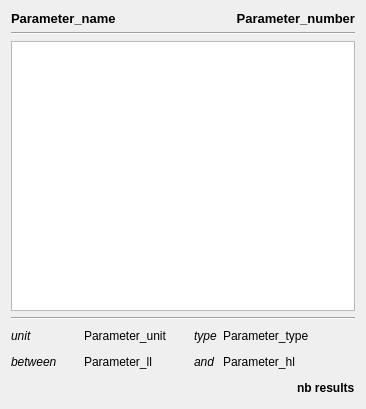
<?xml version="1.0" encoding="UTF-8"?>
<ui version="4.0">
 <class>DbcFormParamResults</class>
 <widget class="QWidget" name="DbcFormParamResults">
  <property name="geometry">
   <rect>
    <x>0</x>
    <y>0</y>
    <width>366</width>
    <height>409</height>
   </rect>
  </property>
  <property name="sizePolicy">
   <sizepolicy hsizetype="Preferred" vsizetype="Expanding">
    <horstretch>0</horstretch>
    <verstretch>0</verstretch>
   </sizepolicy>
  </property>
  <property name="windowTitle">
   <string>Form</string>
  </property>
  <property name="windowIcon">
   <iconset resource="gex.qrc">
    <normaloff>:/gex/icons/gex_application_48x48.png</normaloff>:/gex/icons/gex_application_48x48.png</iconset>
  </property>
  <layout class="QGridLayout" name="gridLayout">
   <item row="14" column="0" colspan="10">
    <widget class="QTableView" name="tableView">
     <property name="contextMenuPolicy">
      <enum>Qt::CustomContextMenu</enum>
     </property>
    </widget>
   </item>
   <item row="26" column="0" colspan="10">
    <layout class="QHBoxLayout" name="horizontalLayout">
     <property name="sizeConstraint">
      <enum>QLayout::SetDefaultConstraint</enum>
     </property>
     <item>
      <spacer name="horizontalSpacer">
       <property name="orientation">
        <enum>Qt::Horizontal</enum>
       </property>
       <property name="sizeType">
        <enum>QSizePolicy::MinimumExpanding</enum>
       </property>
       <property name="sizeHint" stdset="0">
        <size>
         <width>20</width>
         <height>20</height>
        </size>
       </property>
      </spacer>
     </item>
     <item>
      <widget class="QLabel" name="labelCountResults">
       <property name="sizePolicy">
        <sizepolicy hsizetype="Preferred" vsizetype="Fixed">
         <horstretch>0</horstretch>
         <verstretch>0</verstretch>
        </sizepolicy>
       </property>
       <property name="font">
        <font>
         <weight>75</weight>
         <bold>true</bold>
        </font>
       </property>
       <property name="layoutDirection">
        <enum>Qt::LeftToRight</enum>
       </property>
       <property name="text">
        <string>nb results</string>
       </property>
      </widget>
     </item>
    </layout>
   </item>
   <item row="1" column="0" colspan="10">
    <widget class="Line" name="line">
     <property name="orientation">
      <enum>Qt::Horizontal</enum>
     </property>
    </widget>
   </item>
   <item row="16" column="0" colspan="10">
    <widget class="Line" name="line_2">
     <property name="orientation">
      <enum>Qt::Horizontal</enum>
     </property>
    </widget>
   </item>
   <item row="19" column="0" colspan="2">
    <widget class="QLabel" name="label">
     <property name="font">
      <font>
       <weight>50</weight>
       <italic>true</italic>
       <bold>false</bold>
      </font>
     </property>
     <property name="layoutDirection">
      <enum>Qt::RightToLeft</enum>
     </property>
     <property name="text">
      <string>between</string>
     </property>
    </widget>
   </item>
   <item row="19" column="5">
    <widget class="QLabel" name="label_2">
     <property name="font">
      <font>
       <weight>50</weight>
       <italic>true</italic>
       <bold>false</bold>
      </font>
     </property>
     <property name="layoutDirection">
      <enum>Qt::RightToLeft</enum>
     </property>
     <property name="text">
      <string>and</string>
     </property>
    </widget>
   </item>
   <item row="17" column="0" colspan="3">
    <widget class="QLabel" name="label_3">
     <property name="font">
      <font>
       <weight>50</weight>
       <italic>true</italic>
       <bold>false</bold>
      </font>
     </property>
     <property name="layoutDirection">
      <enum>Qt::RightToLeft</enum>
     </property>
     <property name="text">
      <string>unit</string>
     </property>
    </widget>
   </item>
   <item row="17" column="5">
    <widget class="QLabel" name="label_6">
     <property name="font">
      <font>
       <weight>50</weight>
       <italic>true</italic>
       <bold>false</bold>
      </font>
     </property>
     <property name="layoutDirection">
      <enum>Qt::RightToLeft</enum>
     </property>
     <property name="text">
      <string>type</string>
     </property>
    </widget>
   </item>
   <item row="17" column="8" colspan="2">
    <spacer name="horizontalSpacer_2">
     <property name="orientation">
      <enum>Qt::Horizontal</enum>
     </property>
     <property name="sizeHint" stdset="0">
      <size>
       <width>40</width>
       <height>20</height>
      </size>
     </property>
    </spacer>
   </item>
   <item row="19" column="8" colspan="2">
    <spacer name="horizontalSpacer_3">
     <property name="orientation">
      <enum>Qt::Horizontal</enum>
     </property>
     <property name="sizeHint" stdset="0">
      <size>
       <width>40</width>
       <height>20</height>
      </size>
     </property>
    </spacer>
   </item>
   <item row="17" column="3">
    <widget class="QLabel" name="labelParamUnit">
     <property name="text">
      <string>Parameter_unit</string>
     </property>
    </widget>
   </item>
   <item row="17" column="6" colspan="2">
    <widget class="QLabel" name="labelParamType">
     <property name="text">
      <string>Parameter_type</string>
     </property>
    </widget>
   </item>
   <item row="19" column="3">
    <widget class="QLabel" name="labelParamLLimit">
     <property name="text">
      <string>Parameter_ll</string>
     </property>
    </widget>
   </item>
   <item row="19" column="6" colspan="2">
    <widget class="QLabel" name="labelParamHLimit">
     <property name="text">
      <string>Parameter_hl</string>
     </property>
    </widget>
   </item>
   <item row="0" column="6" colspan="4">
    <widget class="QLabel" name="labelParamNumber">
     <property name="font">
      <font>
       <pointsize>10</pointsize>
       <weight>75</weight>
       <bold>true</bold>
      </font>
     </property>
     <property name="text">
      <string>Parameter_number</string>
     </property>
     <property name="alignment">
      <set>Qt::AlignRight|Qt::AlignTrailing|Qt::AlignVCenter</set>
     </property>
    </widget>
   </item>
   <item row="0" column="0" colspan="4">
    <widget class="QLabel" name="labelParamName">
     <property name="font">
      <font>
       <pointsize>10</pointsize>
       <weight>75</weight>
       <bold>true</bold>
      </font>
     </property>
     <property name="text">
      <string>Parameter_name</string>
     </property>
    </widget>
   </item>
  </layout>
 </widget>
 <resources>
  <include location="gex.qrc"/>
 </resources>
 <connections/>
</ui>
